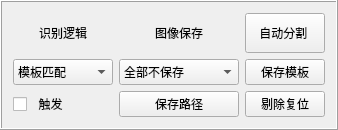
            <widget class="QFrame" name="tab1_frame3">
             <property name="sizePolicy">
              <sizepolicy hsizetype="Preferred" vsizetype="Preferred">
               <horstretch>0</horstretch>
               <verstretch>0</verstretch>
              </sizepolicy>
             </property>
             <property name="minimumSize">
              <size>
               <width>0</width>
               <height>0</height>
              </size>
             </property>
             <property name="maximumSize">
              <size>
               <width>16777215</width>
               <height>280</height>
              </size>
             </property>
             <property name="styleSheet">
              <string notr="true">font: 12pt &quot;黑体&quot;;</string>
             </property>
             <property name="frameShape">
              <enum>QFrame::Box</enum>
             </property>
             <property name="frameShadow">
              <enum>QFrame::Raised</enum>
             </property>
             <layout class="QGridLayout" name="gridLayout_4">
              <item row="0" column="0">
               <widget class="QLabel" name="label_18">
                <property name="minimumSize">
                 <size>
                  <width>0</width>
                  <height>40</height>
                 </size>
                </property>
                <property name="maximumSize">
                 <size>
                  <width>16777215</width>
                  <height>40</height>
                 </size>
                </property>
                <property name="styleSheet">
                 <string notr="true">font: 12pt &quot;黑体&quot;;</string>
                </property>
                <property name="text">
                 <string>识别逻辑</string>
                </property>
                <property name="alignment">
                 <set>Qt::AlignCenter</set>
                </property>
               </widget>
              </item>
              <item row="0" column="1">
               <widget class="QLabel" name="label_11">
                <property name="minimumSize">
                 <size>
                  <width>0</width>
                  <height>40</height>
                 </size>
                </property>
                <property name="maximumSize">
                 <size>
                  <width>16777215</width>
                  <height>40</height>
                 </size>
                </property>
                <property name="styleSheet">
                 <string notr="true">font: 12pt &quot;黑体&quot;;</string>
                </property>
                <property name="text">
                 <string>图像保存</string>
                </property>
                <property name="alignment">
                 <set>Qt::AlignCenter</set>
                </property>
               </widget>
              </item>
              <item row="0" column="2">
               <widget class="QToolButton" name="Saveimage">
                <property name="sizePolicy">
                 <sizepolicy hsizetype="Preferred" vsizetype="Preferred">
                  <horstretch>0</horstretch>
                  <verstretch>0</verstretch>
                 </sizepolicy>
                </property>
                <property name="minimumSize">
                 <size>
                  <width>0</width>
                  <height>40</height>
                 </size>
                </property>
                <property name="maximumSize">
                 <size>
                  <width>16777215</width>
                  <height>40</height>
                 </size>
                </property>
                <property name="toolTip">
                 <string>保存模板图像</string>
                </property>
                <property name="styleSheet">
                 <string notr="true"/>
                </property>
                <property name="text">
                 <string>自动分割 </string>
                </property>
                <property name="iconSize">
                 <size>
                  <width>45</width>
                  <height>45</height>
                 </size>
                </property>
                <property name="shortcut">
                 <string/>
                </property>
                <property name="toolButtonStyle">
                 <enum>Qt::ToolButtonTextUnderIcon</enum>
                </property>
               </widget>
              </item>
              <item row="1" column="0">
               <widget class="QComboBox" name="comboBox_4">
                <property name="sizePolicy">
                 <sizepolicy hsizetype="Preferred" vsizetype="Preferred">
                  <horstretch>0</horstretch>
                  <verstretch>0</verstretch>
                 </sizepolicy>
                </property>
                <property name="minimumSize">
                 <size>
                  <width>100</width>
                  <height>20</height>
                 </size>
                </property>
                <property name="maximumSize">
                 <size>
                  <width>16777215</width>
                  <height>40</height>
                 </size>
                </property>
                <property name="styleSheet">
                 <string notr="true"/>
                </property>
                <property name="currentIndex">
                 <number>0</number>
                </property>
                <property name="sizeAdjustPolicy">
                 <enum>QComboBox::AdjustToContents</enum>
                </property>
                <property name="minimumContentsLength">
                 <number>5</number>
                </property>
                <item>
                 <property name="text">
                  <string>模板匹配</string>
                 </property>
                </item>
                <item>
                 <property name="text">
                  <string>字库匹配</string>
                 </property>
                </item>
                <item>
                 <property name="text">
                  <string>深度模型</string>
                 </property>
                </item>
               </widget>
              </item>
              <item row="1" column="1">
               <widget class="QComboBox" name="comboBox">
                <property name="sizePolicy">
                 <sizepolicy hsizetype="Preferred" vsizetype="Preferred">
                  <horstretch>0</horstretch>
                  <verstretch>0</verstretch>
                 </sizepolicy>
                </property>
                <property name="minimumSize">
                 <size>
                  <width>120</width>
                  <height>20</height>
                 </size>
                </property>
                <property name="maximumSize">
                 <size>
                  <width>16777215</width>
                  <height>40</height>
                 </size>
                </property>
                <property name="styleSheet">
                 <string notr="true"/>
                </property>
                <property name="currentText">
                 <string>全部不保存</string>
                </property>
                <property name="sizeAdjustPolicy">
                 <enum>QComboBox::AdjustToContents</enum>
                </property>
                <property name="minimumContentsLength">
                 <number>6</number>
                </property>
                <item>
                 <property name="text">
                  <string>全部不保存</string>
                 </property>
                </item>
                <item>
                 <property name="text">
                  <string>不合格图像</string>
                 </property>
                </item>
                <item>
                 <property name="text">
                  <string>合格图像</string>
                 </property>
                </item>
                <item>
                 <property name="text">
                  <string>全部保存</string>
                 </property>
                </item>
               </widget>
              </item>
              <item row="1" column="2">
               <widget class="QPushButton" name="pushButton_5">
                <property name="sizePolicy">
                 <sizepolicy hsizetype="Preferred" vsizetype="Preferred">
                  <horstretch>0</horstretch>
                  <verstretch>0</verstretch>
                 </sizepolicy>
                </property>
                <property name="minimumSize">
                 <size>
                  <width>0</width>
                  <height>20</height>
                 </size>
                </property>
                <property name="maximumSize">
                 <size>
                  <width>16777215</width>
                  <height>40</height>
                 </size>
                </property>
                <property name="styleSheet">
                 <string notr="true"/>
                </property>
                <property name="text">
                 <string>保存模板</string>
                </property>
               </widget>
              </item>
              <item row="2" column="1">
               <widget class="QPushButton" name="pushButton_6">
                <property name="sizePolicy">
                 <sizepolicy hsizetype="Preferred" vsizetype="Preferred">
                  <horstretch>0</horstretch>
                  <verstretch>0</verstretch>
                 </sizepolicy>
                </property>
                <property name="minimumSize">
                 <size>
                  <width>0</width>
                  <height>20</height>
                 </size>
                </property>
                <property name="maximumSize">
                 <size>
                  <width>16777215</width>
                  <height>40</height>
                 </size>
                </property>
                <property name="styleSheet">
                 <string notr="true"/>
                </property>
                <property name="text">
                 <string>保存路径</string>
                </property>
               </widget>
              </item>
              <item row="2" column="2">
               <widget class="QPushButton" name="pushButton_10">
                <property name="sizePolicy">
                 <sizepolicy hsizetype="Preferred" vsizetype="Preferred">
                  <horstretch>0</horstretch>
                  <verstretch>0</verstretch>
                 </sizepolicy>
                </property>
                <property name="minimumSize">
                 <size>
                  <width>0</width>
                  <height>20</height>
                 </size>
                </property>
                <property name="maximumSize">
                 <size>
                  <width>16777215</width>
                  <height>40</height>
                 </size>
                </property>
                <property name="styleSheet">
                 <string notr="true"/>
                </property>
                <property name="text">
                 <string>剔除复位</string>
                </property>
               </widget>
              </item>
              <item row="2" column="0">
               <widget class="QCheckBox" name="checkBox">
                <property name="minimumSize">
                 <size>
                  <width>0</width>
                  <height>20</height>
                 </size>
                </property>
                <property name="maximumSize">
                 <size>
                  <width>16777215</width>
                  <height>40</height>
                 </size>
                </property>
                <property name="layoutDirection">
                 <enum>Qt::LeftToRight</enum>
                </property>
                <property name="styleSheet">
                 <string notr="true"/>
                </property>
                <property name="text">
                 <string>  触发</string>
                </property>
               </widget>
              </item>
             </layout>
            </widget>
